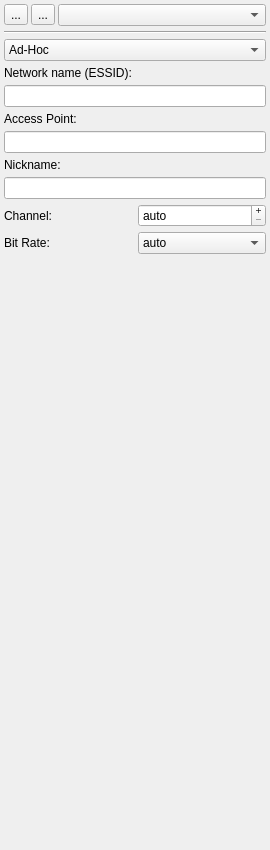
<ui version="4.0" >
 <author></author>
 <comment></comment>
 <exportmacro></exportmacro>
 <class>WirelessBase</class>
 <widget class="QWidget" name="WirelessBase" >
  <property name="geometry" >
   <rect>
    <x>0</x>
    <y>0</y>
    <width>270</width>
    <height>850</height>
   </rect>
  </property>
  <property name="windowTitle" >
   <string>Form</string>
  </property>
  <layout class="QVBoxLayout" >
   <property name="margin" >
    <number>4</number>
   </property>
   <property name="spacing" >
    <number>5</number>
   </property>
   <item>
    <layout class="QHBoxLayout" >
     <property name="margin" >
      <number>0</number>
     </property>
     <property name="spacing" >
      <number>3</number>
     </property>
     <item>
      <widget class="QToolButton" name="newButton" >
       <property name="text" >
        <string>...</string>
       </property>
      </widget>
     </item>
     <item>
      <widget class="QToolButton" name="delButton" >
       <property name="text" >
        <string>...</string>
       </property>
      </widget>
     </item>
     <item>
      <widget class="QComboBox" name="netSelector" />
     </item>
    </layout>
   </item>
   <item>
    <widget class="Line" name="line_2" >
     <property name="orientation" >
      <enum>Qt::Horizontal</enum>
     </property>
    </widget>
   </item>
   <item>
    <widget class="QFrame" name="advanced_frame" >
     <property name="frameShape" >
      <enum>QFrame::NoFrame</enum>
     </property>
     <property name="frameShadow" >
      <enum>QFrame::Plain</enum>
     </property>
     <layout class="QVBoxLayout" >
      <property name="margin" >
       <number>0</number>
      </property>
      <property name="spacing" >
       <number>5</number>
      </property>
      <item>
       <widget class="QComboBox" name="mode" >
        <property name="sizePolicy" >
         <sizepolicy>
          <hsizetype>5</hsizetype>
          <vsizetype>0</vsizetype>
          <horstretch>0</horstretch>
          <verstretch>0</verstretch>
         </sizepolicy>
        </property>
        <item>
         <property name="text" >
          <string>Ad-Hoc</string>
         </property>
        </item>
        <item>
         <property name="text" >
          <string>Managed</string>
         </property>
        </item>
        <item>
         <property name="text" >
          <string>Master</string>
         </property>
        </item>
       </widget>
      </item>
      <item>
       <widget class="QLabel" name="essid_label" >
        <property name="text" >
         <string>Network name (ESSID):</string>
        </property>
        <property name="buddy" >
         <cstring>essid</cstring>
        </property>
       </widget>
      </item>
      <item>
       <widget class="QLineEdit" name="essid" />
      </item>
      <item>
       <widget class="QLabel" name="ap_label" >
        <property name="text" >
         <string>Access Point:</string>
        </property>
        <property name="buddy" >
         <cstring>ap</cstring>
        </property>
       </widget>
      </item>
      <item>
       <widget class="QLineEdit" name="ap" />
      </item>
      <item>
       <widget class="QLabel" name="nickname_label" >
        <property name="text" >
         <string>Nickname:</string>
        </property>
        <property name="buddy" >
         <cstring>nickname</cstring>
        </property>
       </widget>
      </item>
      <item>
       <widget class="QLineEdit" name="nickname" />
      </item>
      <item>
       <layout class="QHBoxLayout" >
        <property name="margin" >
         <number>0</number>
        </property>
        <property name="spacing" >
         <number>6</number>
        </property>
        <item>
         <widget class="QLabel" name="channel_label" >
          <property name="text" >
           <string>Channel:</string>
          </property>
          <property name="buddy" >
           <cstring>channel</cstring>
          </property>
         </widget>
        </item>
        <item>
         <widget class="QSpinBox" name="channel" >
          <property name="sizePolicy" >
           <sizepolicy>
            <hsizetype>5</hsizetype>
            <vsizetype>0</vsizetype>
            <horstretch>0</horstretch>
            <verstretch>0</verstretch>
           </sizepolicy>
          </property>
          <property name="buttonSymbols" >
           <enum>QAbstractSpinBox::PlusMinus</enum>
          </property>
          <property name="specialValueText" >
           <string>auto</string>
          </property>
          <property name="maximum" >
           <number>14</number>
          </property>
          <property name="minimum" >
           <number>0</number>
          </property>
         </widget>
        </item>
       </layout>
      </item>
      <item>
       <layout class="QHBoxLayout" >
        <property name="margin" >
         <number>0</number>
        </property>
        <property name="spacing" >
         <number>5</number>
        </property>
        <item>
         <widget class="QLabel" name="bitrate_label" >
          <property name="text" >
           <string>Bit Rate:</string>
          </property>
          <property name="buddy" >
           <cstring>bitrate</cstring>
          </property>
         </widget>
        </item>
        <item>
         <widget class="QComboBox" name="bitrate" >
          <property name="sizePolicy" >
           <sizepolicy>
            <hsizetype>5</hsizetype>
            <vsizetype>0</vsizetype>
            <horstretch>0</horstretch>
            <verstretch>0</verstretch>
           </sizepolicy>
          </property>
          <item>
           <property name="text" >
            <string>auto</string>
           </property>
          </item>
          <item>
           <property name="text" >
            <string>54</string>
           </property>
          </item>
          <item>
           <property name="text" >
            <string>48</string>
           </property>
          </item>
          <item>
           <property name="text" >
            <string>36</string>
           </property>
          </item>
          <item>
           <property name="text" >
            <string>24</string>
           </property>
          </item>
          <item>
           <property name="text" >
            <string>18</string>
           </property>
          </item>
          <item>
           <property name="text" >
            <string>12</string>
           </property>
          </item>
          <item>
           <property name="text" >
            <string>11</string>
           </property>
          </item>
          <item>
           <property name="text" >
            <string>9</string>
           </property>
          </item>
          <item>
           <property name="text" >
            <string>6</string>
           </property>
          </item>
          <item>
           <property name="text" >
            <string>5.5</string>
           </property>
          </item>
          <item>
           <property name="text" >
            <string>2</string>
           </property>
          </item>
          <item>
           <property name="text" >
            <string>1</string>
           </property>
          </item>
         </widget>
        </item>
       </layout>
      </item>
     </layout>
    </widget>
   </item>
   <item>
    <spacer>
     <property name="orientation" >
      <enum>Qt::Vertical</enum>
     </property>
     <property name="sizeHint" >
      <size>
       <width>16</width>
       <height>535</height>
      </size>
     </property>
    </spacer>
   </item>
  </layout>
 </widget>
 <pixmapfunction></pixmapfunction>
 <tabstops>
  <tabstop>netSelector</tabstop>
  <tabstop>mode</tabstop>
  <tabstop>essid</tabstop>
  <tabstop>ap</tabstop>
  <tabstop>nickname</tabstop>
  <tabstop>channel</tabstop>
  <tabstop>bitrate</tabstop>
  <tabstop>newButton</tabstop>
  <tabstop>delButton</tabstop>
 </tabstops>
 <resources/>
 <connections/>
</ui>
